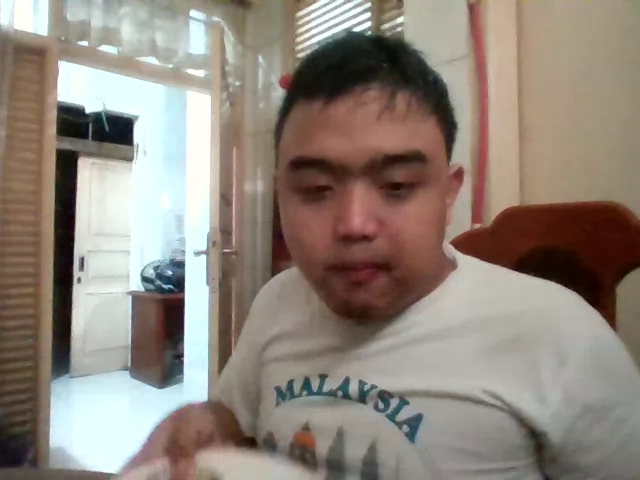
#> input picture frame 3 of JavaScript Web/RecordedVideo.webm, 640 x 480 px, given in place of output.mp4, which was not available
$ python edgeDetection.py
#> lines starting #> are read from the running program, lines starting #| are printed output that depends on the picture; pictures that were not available may be replaced by others from this repository, and a replacement may not be noted
# importing the necessary libraries
import cv2
import numpy as np

# Creating a VideoCapture object to read the video
cap = cv2.VideoCapture('E:/SMLM Reborn/Ngodingskuy Reborn/Sistem Multimedia/Video Processing and Representation/Python/output.mp4')


# Loop until the end of the video
while (cap.isOpened()):
    # Capture frame-by-frame
    ret, frame = cap.read()
#> frame is the input picture: shape (480, 640, 3); mean B, G, R 124, 133.7, 144.1

    frame = cv2.resize(frame, (540, 380), fx = 0, fy = 0,
                         interpolation = cv2.INTER_CUBIC)
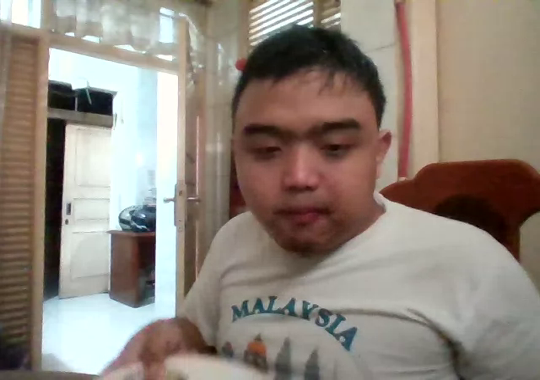
#> frame: shape (380, 540, 3); mean B, G, R 124, 133.7, 144.1

    # Display the resulting frame
    cv2.imshow('Frame', frame)

    # using cv2.Canny() for edge detection.
    edge_detect = cv2.Canny(frame, 100, 200)
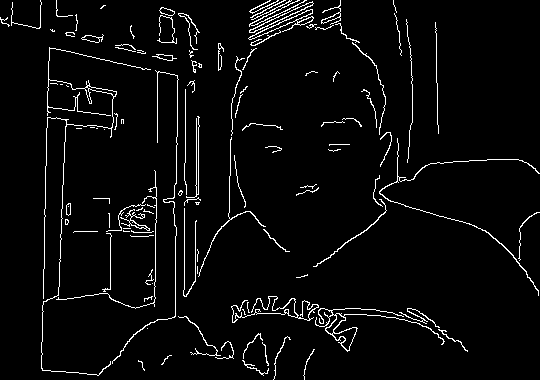
#> edge_detect: shape (380, 540); 4% white in thin lines or dots
    cv2.imshow('Edge detect', edge_detect)

    # define q as the exit button
    if cv2.waitKey(25) & 0xFF == ord('q'):
#> (key q is pressed here)
        break

# release the video capture object
cap.release()
# Closes all the windows currently opened.
cv2.destroyAllWindows()

$ run again, starting later in the video
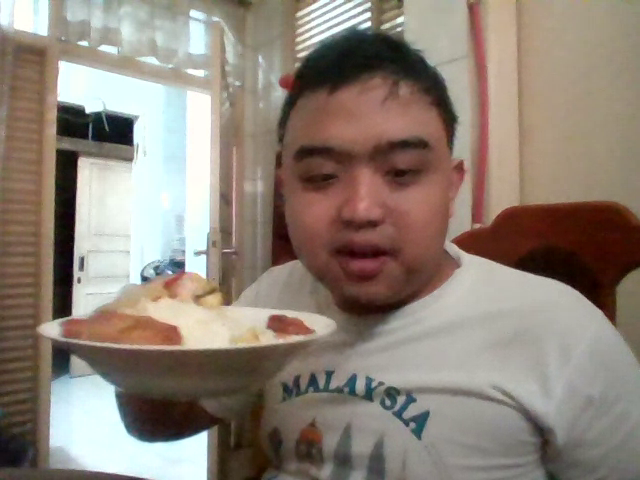
#> input picture frame 16 of JavaScript Web/RecordedVideo.webm, 640 x 480 px, given in place of output.mp4, which was not available
#> frame is the input picture: shape (480, 640, 3); mean B, G, R 119.4, 130.3, 142.2
#> `frame = cv2.resize(frame, (540, 380), fx = 0, fy = 0, interpolation = ..`:
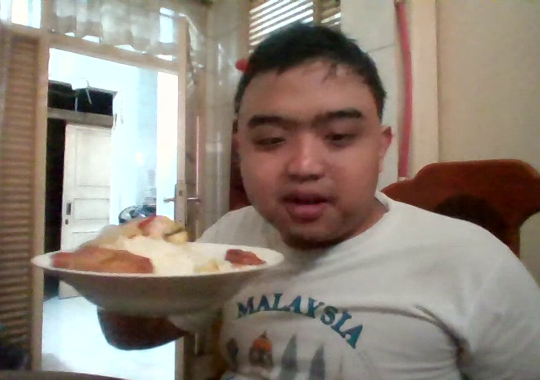
#> frame: shape (380, 540, 3); mean B, G, R 119.4, 130.3, 142.2
#> `edge_detect = cv2.Canny(frame, 100, 200)`:
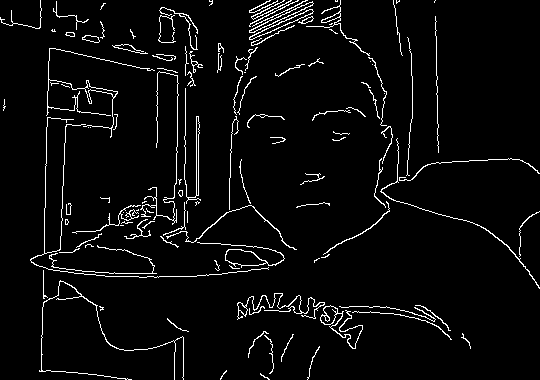
#> edge_detect: shape (380, 540); 4.3% white in thin lines or dots

$ run again, starting later in the video
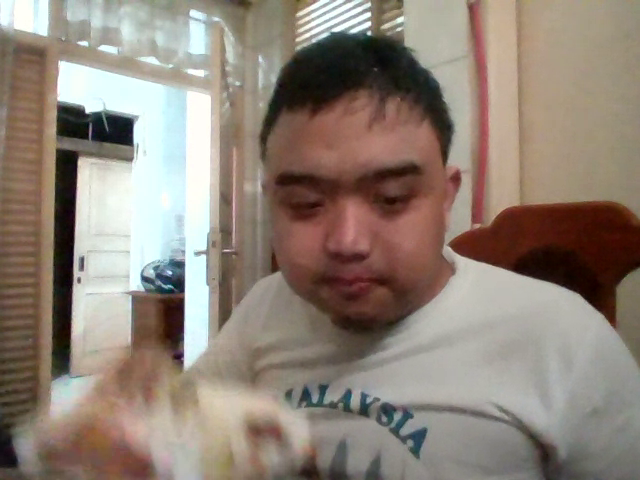
#> input picture frame 29 of JavaScript Web/RecordedVideo.webm, 640 x 480 px, given in place of output.mp4, which was not available
#> frame is the input picture: shape (480, 640, 3); mean B, G, R 119.5, 130.6, 143.4
#> `frame = cv2.resize(frame, (540, 380), fx = 0, fy = 0, interpolation = ..`:
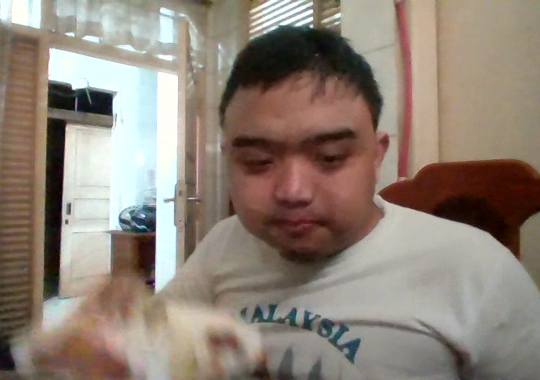
#> frame: shape (380, 540, 3); mean B, G, R 119.5, 130.6, 143.3
#> `edge_detect = cv2.Canny(frame, 100, 200)`:
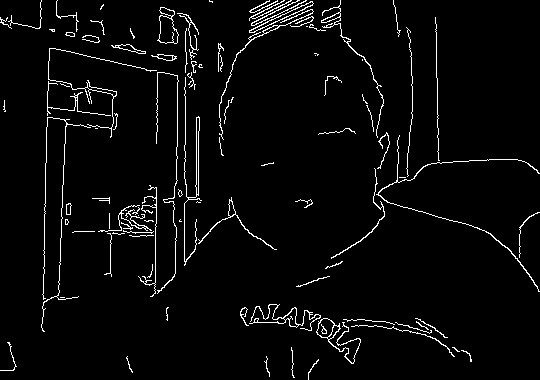
#> edge_detect: shape (380, 540); 3.6% white in thin lines or dots
